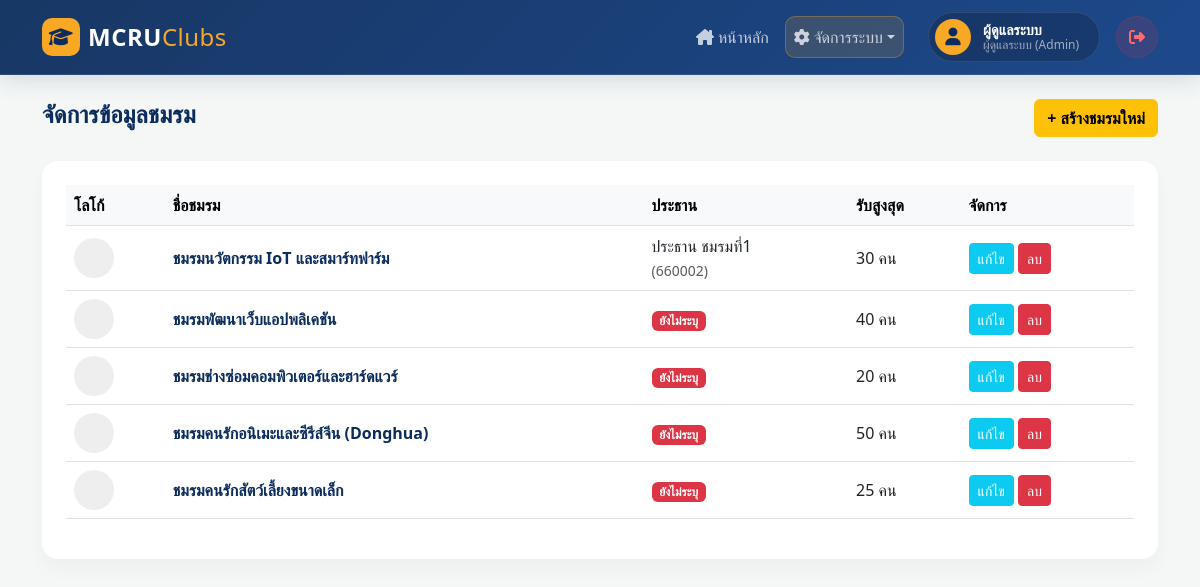
The page /manage_clubs.php (signed in) on the database its author committed.
### tables this page shows
CREATE TABLE `clubs`  (
  `id` int NOT NULL AUTO_INCREMENT COMMENT 'รหัสอ้างอิงชมรม (Primary Key)',
  `club_name` varchar(100) NOT NULL COMMENT 'ชื่อชมรม',
  `description` text NULL COMMENT 'รายละเอียด/คำอธิบายชมรม',
  `club_logo` varchar(255) NULL DEFAULT NULL COMMENT 'path หรือ URL รูปโลโก้ชมรม',
  `qr_code` varchar(255) NULL DEFAULT NULL COMMENT 'path หรือ URL QR code สำหรับสมัครเข้าชมรม',
  `max_members` int NULL DEFAULT 50 COMMENT 'จำนวนสมาชิกสูงสุดที่รับได้',
  `president_id` int NULL DEFAULT NULL COMMENT 'FK อ้างถึง users.id ผู้เป็นประธานชมรมนี้ (NULL ถ้ายังไม่มีประธาน)',
  PRIMARY KEY (`id`) USING BTREE,
  INDEX `president_id`(`president_id` ASC) USING BTREE,
  CONSTRAINT `clubs_ibfk_1` FOREIGN KEY (`president_id`) REFERENCES `users` (`id`) ON DELETE SET NULL ON UPDATE RESTRICT
);

CREATE TABLE `users`  (
  `id` int NOT NULL AUTO_INCREMENT COMMENT 'รหัสอ้างอิงผู้ใช้ (Primary Key)',
  `student_id` varchar(20) NOT NULL COMMENT 'รหัสนักศึกษา ใช้เป็น username สำหรับ login (unique)',
  `email` varchar(100) NULL DEFAULT NULL COMMENT 'อีเมลผู้ใช้งาน',
  `password` varchar(255) NOT NULL COMMENT 'รหัสผ่าน (ปัจจุบันเป็น plain text - ควร hash ก่อนใช้งานจริง)',
  `name` varchar(100) NOT NULL COMMENT 'ชื่อ-นามสกุล',
  `faculty` varchar(100) NULL DEFAULT NULL COMMENT 'คณะที่สังกัด',
  `major` varchar(100) NULL DEFAULT NULL COMMENT 'สาขาวิชา',
  `phone` varchar(20) NULL DEFAULT NULL COMMENT 'เบอร์โทรศัพท์ติดต่อ',
  `role` enum('student','president','admin') NULL DEFAULT 'student' COMMENT 'บทบาทผู้ใช้งานในระบบ',
  PRIMARY KEY (`id`) USING BTREE,
  UNIQUE INDEX `student_id`(`student_id` ASC) USING BTREE
);

### manage_clubs.php (the view, shortened to what this page needs)
<?php
require 'db.php';
$user_id = $_SESSION['user_id'];
$role = $_SESSION['role'];
if($role == 'admin') {
    $sql = "SELECT c.*, u.student_id as pres_id, u.name as pres_name FROM clubs c LEFT JOIN users u ON c.president_id = u.id";
} else {
    $sql = "SELECT c.*, u.student_id as pres_id, u.name as pres_name FROM clubs c LEFT JOIN users u ON c.president_id = u.id WHERE c.president_id = $user_id";
}
$clubs = $conn->query($sql);
?>
<!DOCTYPE html>
<html lang="th">
<head>
    <link href="https://cdn.jsdelivr.net/npm/bootstrap@5.3.0/dist/css/bootstrap.min.css" rel="stylesheet">
    <link rel="stylesheet" href="style.css">
</head>
<body>
<?php include 'navbar.php'; ?>
<div class="container mt-4 pb-5">
    <div class="d-flex justify-content-between align-items-center mb-4">
        <h4 class="text-primary-custom fw-bold">จัดการข้อมูลชมรม</h4>
        <?php if($role == 'admin'): ?>
            <button class="btn btn-warning fw-bold" data-bs-toggle="modal" data-bs-target="#addClubModal">+ สร้างชมรมใหม่</button>
        <?php endif; ?>
    </div>
    <div class="card-custom p-4">
        <div class="table-responsive">
            <table class="table align-middle">
                <thead class="table-light">
                    <tr><th>โลโก้</th><th>ชื่อชมรม</th><th>ประธาน</th><th>รับสูงสุด</th><th>จัดการ</th></tr>
                </thead>
                <tbody>
                    <?php
                    while($row = $clubs->fetch_assoc()):
                    ?>
                    <tr>
                        <td>
                            <?php if(!empty($row['club_logo']) && file_exists($row['club_logo'])): ?>
                                <img src="<?= $row['club_logo'] ?>" style="width:40px; height:40px; border-radius:50%; object-fit:cover;">
                            <?php else: ?>
                                <div style="width:40px; height:40px; border-radius:50%; background:#eee;"></div>
                            <?php endif; ?>
                        </td>
                        <td class="fw-bold text-primary-custom"><?= htmlspecialchars($row['club_name']) ?></td>
                        <td><?= $row['pres_name'] ? $row['pres_name'].'<br><small class="text-muted">('.$row['pres_id'].')</small>' : '<span class="badge bg-danger">ยังไม่ระบุ</span>' ?></td>
                        <td><?= $row['max_members'] ?> คน</td>
                        <td>
                            <button class="btn btn-sm btn-info text-white" data-bs-toggle="modal" data-bs-target="#editModal<?= $row['id'] ?>">แก้ไข</button>
                            <?php if($role == 'admin'): ?>
                                <a href="manage_clubs.php?delete=<?= $row['id'] ?>" class="btn btn-sm btn-danger" onclick="return confirm('ยืนยันการลบชมรมและข้อมูลการสมัครทั้งหมดของชมรมนี้?')">ลบ</a>
                            <?php endif; ?>
                        </td>
                    </tr>
                    <?php
                    endwhile;
                    ?>
                </tbody>
            </table>
        </div>
    </div>
</div>
</body>
</html>

### navbar.php (shortened to what this page needs)
<link rel="stylesheet" href="https://cdnjs.cloudflare.com/ajax/libs/font-awesome/6.4.0/css/all.min.css">
<nav class="navbar navbar-expand-lg navbar-custom sticky-top">
    <div class="container">
        <a class="navbar-brand d-flex align-items-center" href="index.php">
            <div class="brand-icon me-2">
                <i class="fa-solid fa-graduation-cap"></i>
            </div>
            MCRU<span class="fw-light">Clubs</span>
        </a>
        <div class="collapse navbar-collapse" id="navbarNav">
            <ul class="navbar-nav ms-auto align-items-center gap-2 mt-3 mt-lg-0">
                <li class="nav-item">
                    <a class="nav-link" href="index.php">
                        <i class="fa-solid fa-house-chimney me-1"></i> หน้าหลัก
                    </a>
                </li>
                <?php if($_SESSION['role'] === 'admin' || $_SESSION['role'] === 'president'): ?>
                <li class="nav-item dropdown">
                    <a class="nav-link dropdown-toggle btn-manage" href="#" id="manageMenu" role="button" data-bs-toggle="dropdown">
                        <i class="fa-solid fa-gear me-1"></i> จัดการระบบ
                    </a>
                </li>
                <?php endif; ?>
                <li class="nav-item ms-lg-3 my-2 my-lg-0">
                    <div class="user-profile-badge">
                        <div class="avatar">
                            <i class="fa-solid fa-user"></i>
                        </div>
                        <div class="user-info text-start">
                            <span class="name"><?= htmlspecialchars($_SESSION['name']) ?></span>
                            <span class="role">
                                <?php
                                if($_SESSION['role'] == 'admin') echo 'ผู้ดูแลระบบ (Admin)';
                                else if($_SESSION['role'] == 'president') echo 'ประธานชมรม';
                                else echo 'นักศึกษา';
                                ?>
                            </span>
                        </div>
                    </div>
                </li>
                <li class="nav-item ms-lg-2">
                    <a class="btn-logout" href="logout.php" title="ออกจากระบบ">
                        <i class="fa-solid fa-right-from-bracket"></i>
                    </a>
                </li>
            </ul>
        </div>
    </div>
</nav>

### style.css (style rules this page uses)
:root { --primary-blue: #0b2c5c; --primary-hover: #071d3d; --accent-gold: #f9a826; --bg-light: #f4f7f6; --text-dark: #2d3748; }
body { background-color: var(--bg-light); font-family: "Segoe UI", Tahoma, Geneva, Verdana, sans-serif; color: var(--text-dark); }
.navbar-custom { background-color: var(--primary-blue); box-shadow: 0 4px 15px rgba(0, 0, 0, 0.1); padding: 15px 0; }
.navbar-custom .navbar-brand { font-weight: 800; color: #ffffff !important; font-size: 1.5rem; letter-spacing: 0.5px; }
.navbar-custom .navbar-brand span { color: var(--accent-gold); }
.navbar-custom .nav-link { color: rgba(255, 255, 255, 0.85) !important; font-weight: 500; padding: 8px 16px; border-radius: 8px; transition: 0.3s; }
.card-custom { border: none; border-radius: 16px; box-shadow: 0 10px 20px rgba(0, 0, 0, 0.03); transition: 0.3s; background: #ffffff; overflow: hidden; }
.text-primary-custom { color: var(--primary-blue) !important; }
.navbar-custom { background: linear-gradient( 135deg, rgba(11, 44, 92, 0.95) 0%, rgba(17, 63, 133, 0.95) 100% ); backdrop-filter: blur(10px); -webkit-backdrop-filter: blur(10px); box-shadow: 0 4px 25px rgba(11, 44, 92, 0.15); padding: 12px 0; border-bottom: 1px solid rgba(255, 255, 255, 0.1); }
.brand-icon { display: inline-flex; align-items: center; justify-content: center; width: 38px; height: 38px; background: var(--accent-gold); color: var(--primary-blue); border-radius: 10px; font-size: 1.2rem; }
.navbar-custom .nav-link { color: rgba(255, 255, 255, 0.75) !important; font-weight: 500; padding: 8px 16px; border-radius: 10px; transition: all 0.3s ease; display: flex; align-items: center; }
.btn-manage { background: rgba(249, 168, 38, 0.15) !important; color: var(--accent-gold) !important; border: 1px solid rgba(249, 168, 38, 0.3); }
.user-profile-badge { display: inline-flex; align-items: center; background: rgba(0, 0, 0, 0.2); padding: 6px 20px 6px 6px; border-radius: 50px; border: 1px solid rgba(255, 255, 255, 0.1); }
.user-profile-badge .avatar { width: 36px; height: 36px; background: var(--accent-gold); color: var(--primary-blue); border-radius: 50%; display: flex; align-items: center; justify-content: center; font-size: 1.1rem; margin-right: 12px; }
.user-profile-badge .user-info { display: flex; flex-direction: column; line-height: 1.2; }
.user-profile-badge .name { color: #ffffff; font-size: 0.9rem; font-weight: 600; }
.user-profile-badge .role { color: #a0aec0; font-size: 0.75rem; }
.btn-logout { display: flex; align-items: center; justify-content: center; width: 42px; height: 42px; border-radius: 50%; background: rgba(220, 53, 69, 0.15); color: #ff6b6b; text-decoration: none; transition: all 0.3s ease; border: 1px solid rgba(220, 53, 69, 0.2); }

### rows shown on the page
clubs: club_name "ชมรมนวัตกรรม IoT และสมาร์ทฟาร์ม", president.name "ประธาน ชมรมที่1", president.student_id "660002", max_members "30"
clubs: club_name "ชมรมพัฒนาเว็บแอปพลิเคชัน", shows "ยังไม่ระบุ", max_members "40"
clubs: club_name "ชมรมช่างซ่อมคอมพิวเตอร์และฮาร์ดแวร์", shows "ยังไม่ระบุ", max_members "20"
clubs: club_name "ชมรมคนรักอนิเมะและซีรีส์จีน (Donghua)", shows "ยังไม่ระบุ", max_members "50"
clubs: club_name "ชมรมคนรักสัตว์เลี้ยงขนาดเล็ก", shows "ยังไม่ระบุ", max_members "25"

### other values the page prints
$_SESSION['name'] "ผู้ดูแลระบบ"
